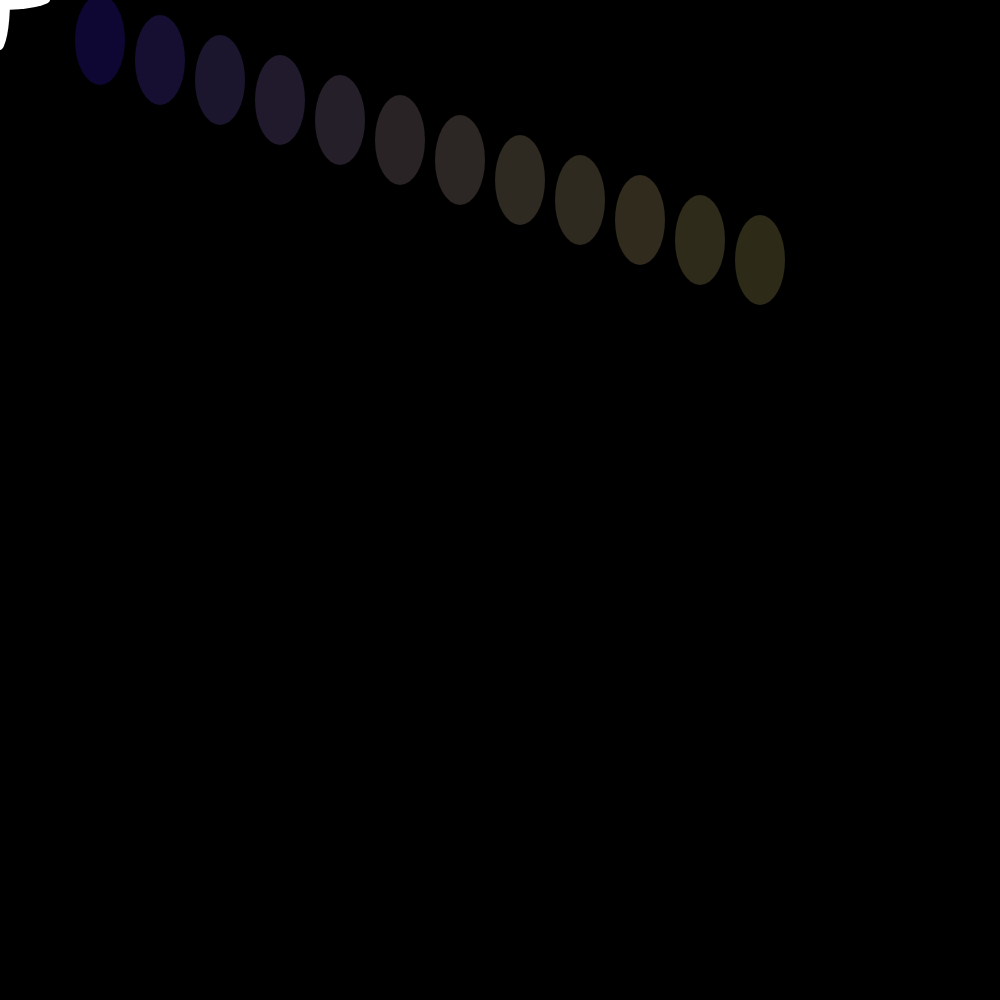
Frame 1 (no input)
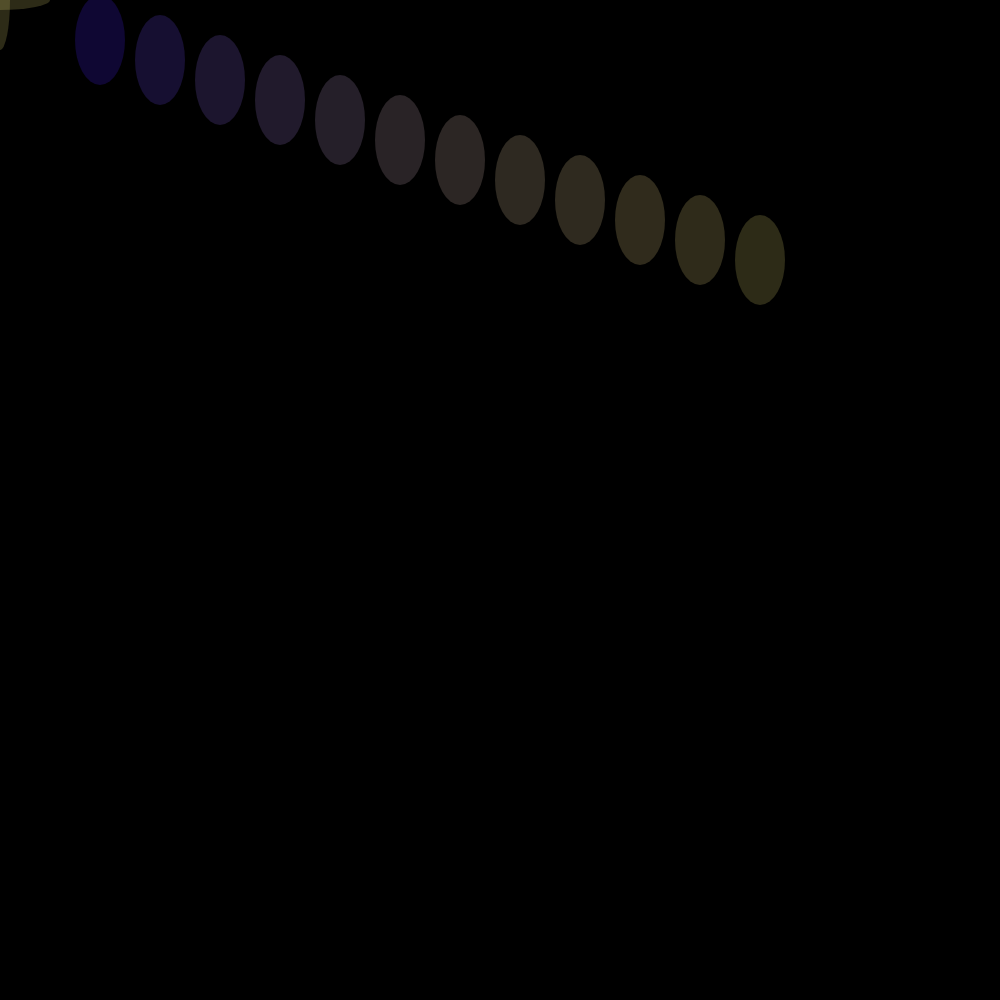
Frame 60 (no input)
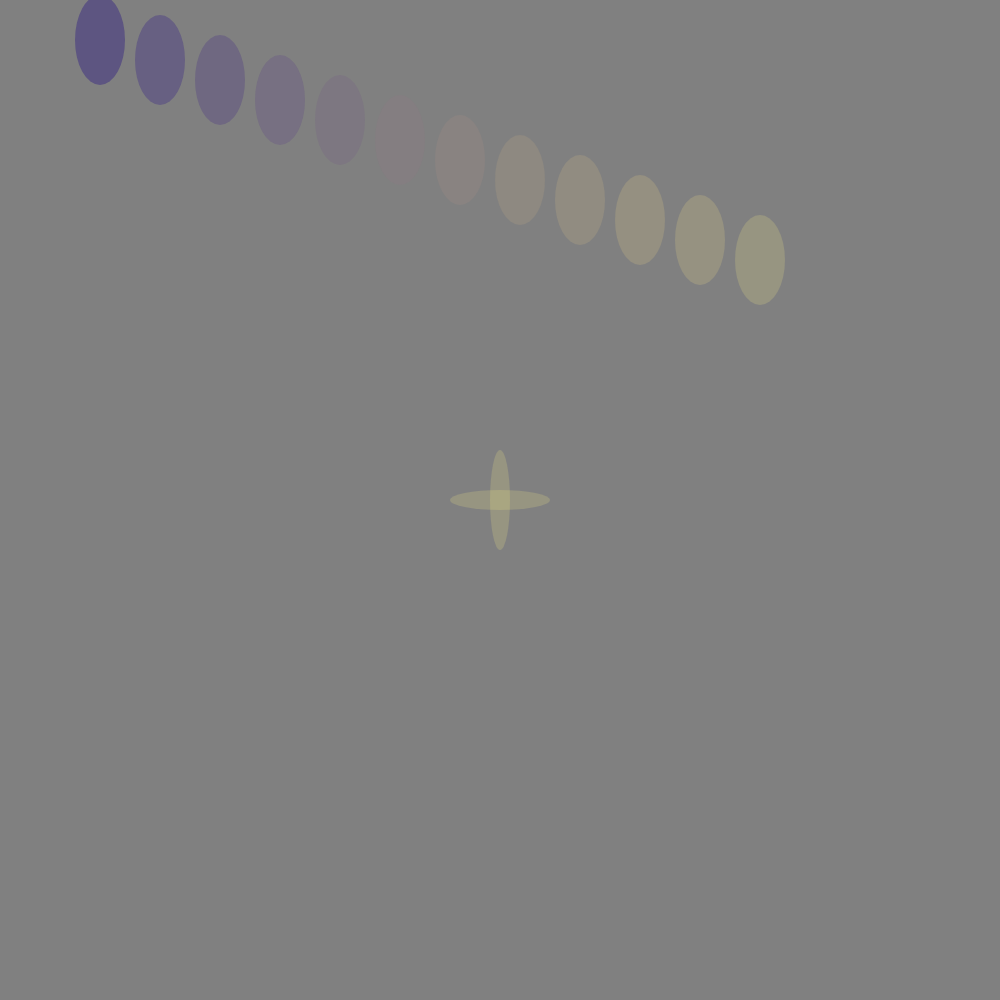
Frame 120 (the mouse pressed at the canvas centre since frame 60)

The p5.js sketch that drew these frames (run headless with seeded random() and noise() and a simulated clock; from frame 60 on, the mouse is pressed at the canvas centre):

// p5.js sketch
// ── sketch.js
function setup() {
    createCanvas(1000, 1000);
}


function draw() {

    noStroke();

    let a = 100;
    let b = 40;
    let c = 100;
    let d = 40;
    let e = 20;
    let f = 50;
    let m = map(mouseX, 0, 1000, 0, 255)

    background(m);

    ellipse(mouseX, mouseY, 100, e)
    ellipse(mouseX, mouseY, e, 100)

    fill(d, e, 131, c);
    ellipse(a, b, f, 90);

    /////
    a += 60;
    b += 20;
    c -= 5;
    d += 20;
    e += 20;
    fill(d, e, 131, c);
    ellipse(a, b, f, 90);

    /////
    a += 60;
    b += 20;
    c -= 5;
    d += 20;
    e += 20;
    fill(d, e, 131, c);
    ellipse(a, b, f, 90);

    /////
    a += 60;
    b += 20;
    c -= 5;
    d += 20;
    e += 20;
    fill(d, e, 131, c);
    ellipse(a, b, f, 90);

    /////
    a += 60;
    b += 20;
    c -= 5;
    d += 20;
    e += 20;
    fill(d, e, 131, c);
    ellipse(a, b, f, 90);

    /////
    a += 60;
    b += 20;
    c -= 5;
    d += 20;
    e += 20;
    fill(d, e, 131, c);
    ellipse(a, b, f, 90);

    /////
    a += 60;
    b += 20;
    c -= 5;
    d += 20;
    e += 20;
    fill(d, e, 131, c);
    ellipse(a, b, f, 90);

    /////
    a += 60;
    b += 20;
    c -= 5;
    d += 20;
    e += 20;
    fill(d, e, 131, c);
    ellipse(a, b, f, 90);

    /////
    a += 60;
    b += 20;
    c -= 5;
    d += 20;
    e += 20;
    fill(d, e, 131, c);
    ellipse(a, b, f, 90);

    /////
    a += 60;
    b += 20;
    c -= 5;
    d += 20;
    e += 20;
    fill(d, e, 131, c);
    ellipse(a, b, f, 90);

    /////
    a += 60;
    b += 20;
    c -= 5;
    d += 20;
    e += 20;
    fill(d, e, 131, c);
    ellipse(a, b, f, 90);

    /////
    a += 60;
    b += 20;
    c -= 5;
    d += 20;
    e += 20;
    fill(d, e, 131, c);
    ellipse(a, b, f, 90);


}
